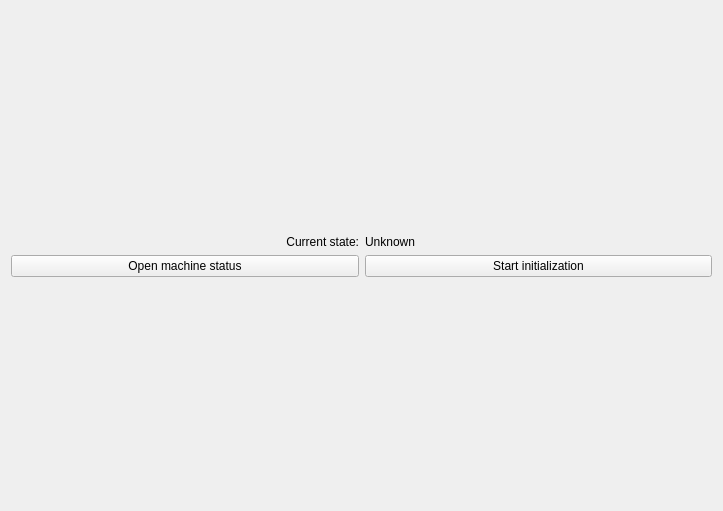
<?xml version="1.0" encoding="UTF-8"?>
<ui version="4.0">
 <class>DebugView</class>
 <widget class="QWidget" name="DebugView">
  <property name="geometry">
   <rect>
    <x>0</x>
    <y>0</y>
    <width>723</width>
    <height>511</height>
   </rect>
  </property>
  <property name="windowTitle">
   <string>Form</string>
  </property>
  <layout class="QGridLayout" name="gridLayout">
   <item row="2" column="0">
    <widget class="QPushButton" name="openMachineStatusViewBtn">
     <property name="enabled">
      <bool>true</bool>
     </property>
     <property name="text">
      <string>Open machine status</string>
     </property>
    </widget>
   </item>
   <item row="2" column="1">
    <widget class="QPushButton" name="startInitializationBtn">
     <property name="text">
      <string>Start initialization</string>
     </property>
    </widget>
   </item>
   <item row="0" column="0" colspan="2">
    <spacer name="verticalSpacer_2">
     <property name="orientation">
      <enum>Qt::Orientation::Vertical</enum>
     </property>
     <property name="sizeHint" stdset="0">
      <size>
       <width>20</width>
       <height>40</height>
      </size>
     </property>
    </spacer>
   </item>
   <item row="4" column="0" colspan="2">
    <spacer name="verticalSpacer">
     <property name="orientation">
      <enum>Qt::Orientation::Vertical</enum>
     </property>
     <property name="sizeHint" stdset="0">
      <size>
       <width>20</width>
       <height>40</height>
      </size>
     </property>
    </spacer>
   </item>
   <item row="1" column="0">
    <widget class="QLabel" name="label">
     <property name="text">
      <string>Current state:</string>
     </property>
     <property name="alignment">
      <set>Qt::AlignmentFlag::AlignRight|Qt::AlignmentFlag::AlignTrailing|Qt::AlignmentFlag::AlignVCenter</set>
     </property>
    </widget>
   </item>
   <item row="1" column="1">
    <widget class="QLabel" name="MFSMStateLabel">
     <property name="text">
      <string>Unknown</string>
     </property>
    </widget>
   </item>
  </layout>
 </widget>
 <resources/>
 <connections/>
</ui>
